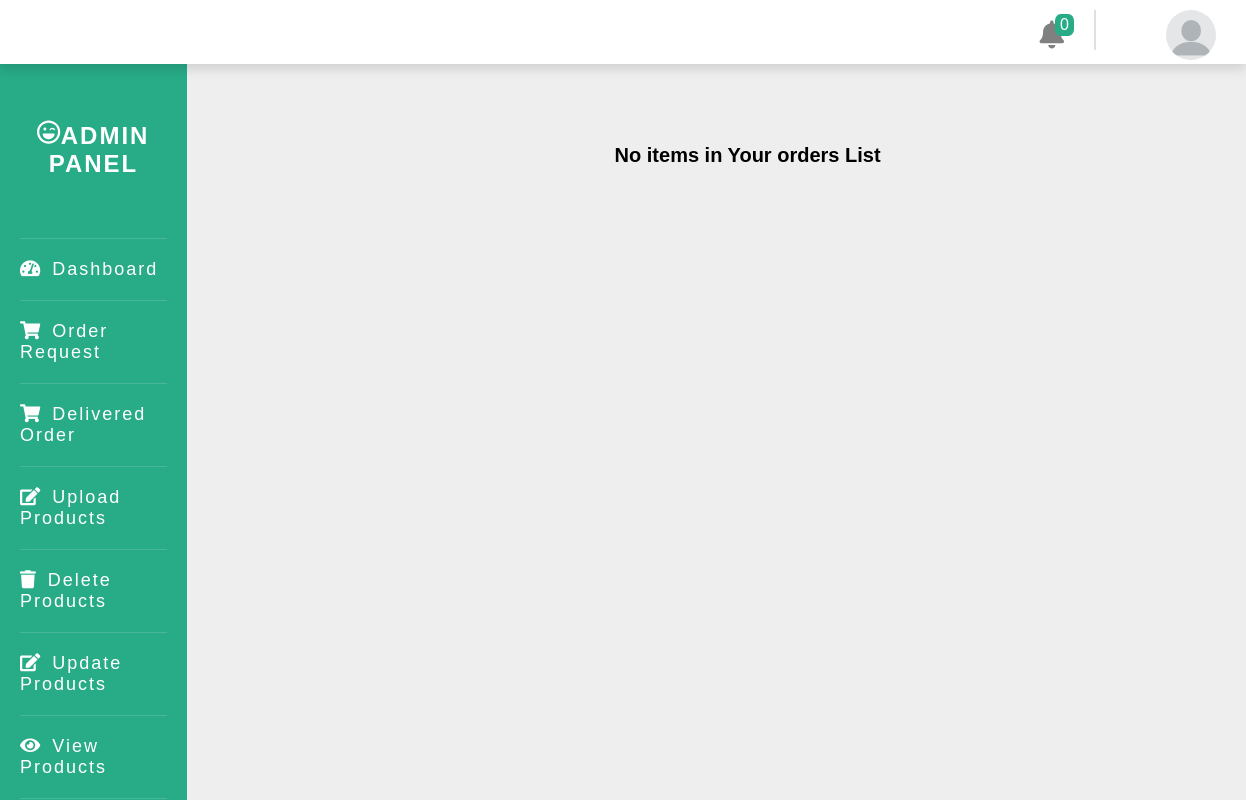
The app's page /admin/dashboard.php?pcorder, older data.
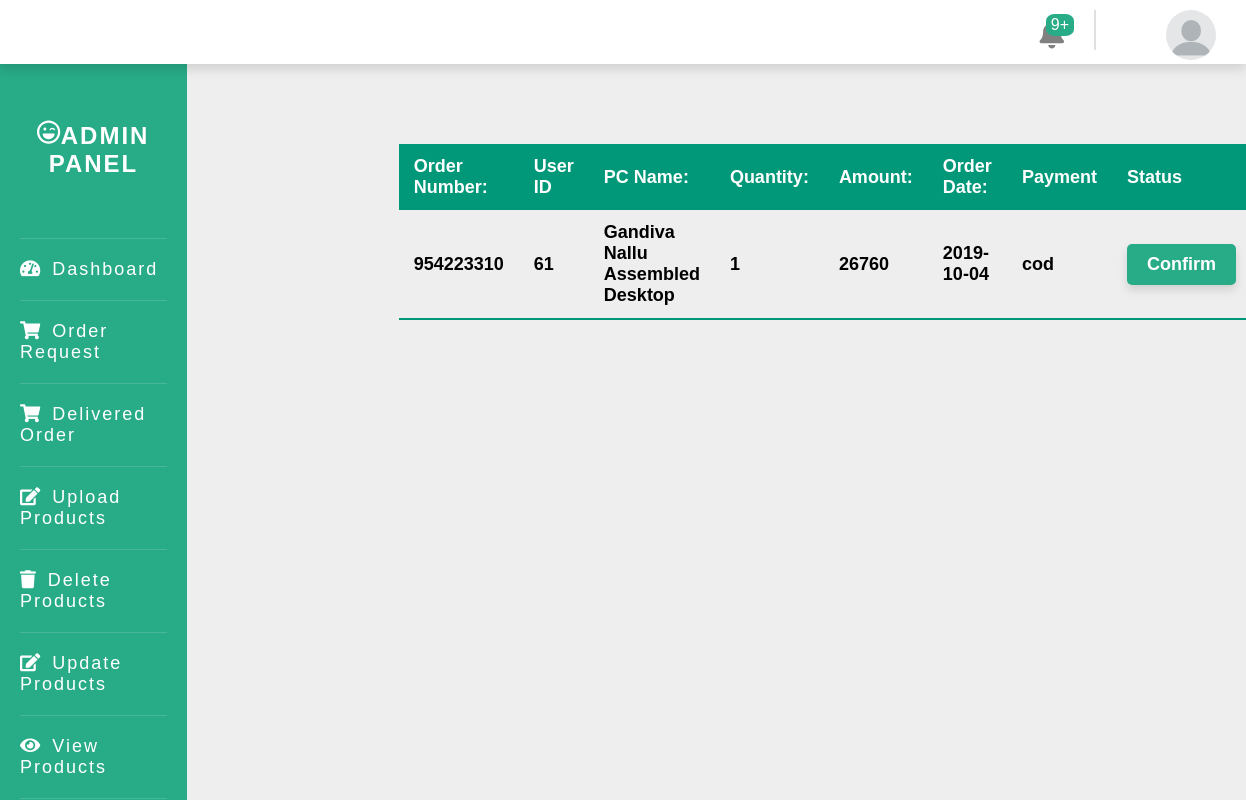
The same page, newer data.
### tables this page shows
CREATE TABLE `orders` (
  `orderID` int(11) NOT NULL,
  `ordernumber` int(255) NOT NULL,
  `userID` int(10) DEFAULT NULL,
  `pcID` int(10) DEFAULT NULL,
  `partID` int(10) DEFAULT NULL,
  `partQty` int(50) NOT NULL,
  `paymentMethod` varchar(255) NOT NULL,
  `subTotal` int(11) NOT NULL,
  `shipping` int(11) NOT NULL,
  `tax` int(11) NOT NULL,
  `totalAmount` int(11) NOT NULL,
  `date` date NOT NULL,
  `sttus` varchar(100) NOT NULL
);

CREATE TABLE `pc_details` (
  `pc_id` int(11) NOT NULL,
  `pc_image` varchar(200) NOT NULL,
  `pcName` varchar(255) NOT NULL,
  `PC_Type` varchar(50) DEFAULT NULL,
  `motherboard` varchar(255) NOT NULL,
  `processor` varchar(255) DEFAULT NULL,
  `pcPrice` int(255) NOT NULL,
  `hardDisk` longtext DEFAULT NULL,
  `monitor` varchar(100) DEFAULT NULL,
  `monitor_display` int(50) DEFAULT NULL,
  `graphics_card_type` longtext DEFAULT NULL,
  `graphics_card` varchar(50) DEFAULT NULL,
  `keyboard_company` longtext DEFAULT NULL,
  `mouse_company` longtext DEFAULT NULL,
  `speakers` longtext DEFAULT NULL,
  `ram_type` longtext DEFAULT NULL,
  `ram_company` longtext DEFAULT NULL,
  `ram_capacity` varchar(50) DEFAULT NULL,
  `pcQty` int(11) NOT NULL
);

### admin/order.php (the view, shortened to what the rows shown need)
<!DOCTYPE html>
<html lang="en">
<head>
</head>
<body>
     <div class=" container">
          <?php
               if(isset($_GET['partorder'])){
                         $checkselect = "SELECT * FROM orders WHERE partID !=0 ";
                         $check = mysqli_query($conn, $checkselect);
                         $countrow = mysqli_num_rows($check);
                         if($countrow == 0){
                              echo "<div class='text-center '><b>No items in Your orders List</b></div>";
                         }
                         else{
                    ?>
                         <table class="content-table">
                              <thead>
                                   <tr>
                                        <th>Order Number:</th>
                                        <th>User ID</th>
                                        <th>Product Name:</th>
                                        <th>Quantity:</th>
                                        <th>Amount:</th>
                                        <th>Order Date:</th>
                                        <th>Payment</th>
                                        <th>Dispatch</th>
                                   </tr>
                              </thead>
                              <tbody class="text-left">
                                   <?php
                                        $order = "SELECT * FROM orders";
                                        $check = mysqli_query($conn, $order);
                                        if($check){
                                             while($orderrow = mysqli_fetch_array(($check))){
                                                  if($orderrow['partID'] != 0){
                                                       $orderNumber = $orderrow['ordernumber'];
                                                       $userID = $orderrow['userID'];
                                                       $partID = $orderrow['partID'];
                                                       $partQty = $orderrow['partQty'];
                                                       $payment = $orderrow['paymentMethod'];
                                                       $totalAmount = $orderrow['totalAmount'];
                                                       $orderDate = $orderrow['date'];
                                                       $status = $orderrow['sttus'];
                                                       $selectpart = "SELECT * FROM pcpart WHERE pcPartID='$partID'";
                                                       $checkselect = mysqli_query($conn, $selectpart);
                                                       while($order = mysqli_fetch_array($checkselect)){
                                                            $partName = $order["partTitle"];
                                                            echo'
                                                                 <tr>
                                                                      <th>'.$orderNumber.'</th>
                                                                      <th>'.$userID.'</th>
                                                                      <th>'.$partName.'</th>
                                                                      <th>'.$partQty.'</th>
                                                                      <th>'.$totalAmount.'</th>
                                                                      <th>'.$orderDate.'</th>
                                                                      <th>'.$payment.'</th>
                                                                      <th>';?>
                                                                           <?php
                                                                                if($status == "Pending"){
                                                                                echo'<div style="background:#28AB87" class="py-sm px-1 b-rad-1 shadow-sm">
                                                                                     <a class="text-deco-none text-white" href="dashboard.php?partorder=dispatched&partID='.$partID.'">Confirm</a>
                                                                                </div>
                                                                                ';}
                                                                                else{
                                                                                ?><?php
                                                                                     echo"Confirmed";
                                                                                }
                                                                                echo'
                                                                      </th>
                                                                 </tr>
                                                            ';
                                                       }
                                                  }
                                             }
                                        }
                                        else{
                                             echo"Sql Connection problem";
                                        }
                                   ?>
                              </tbody>
                         </table>
                    <?php }
                    }elseif(isset($_GET['pcorder'])){
                    $checkselect = "SELECT * FROM orders WHERE pcID !=0 ";
                    $check = mysqli_query($conn, $checkselect);
                    $countrow = mysqli_num_rows($check);
                    if($countrow == 0){
                         echo "<div class='text-center '><b>No items in Your orders List</b></div>";
                    }
                    else{
                    ?>
                         <table class="content-table">
                              <thead>
                                   <tr>
                                        <th>Order Number:</th>
                                        <th>User ID</th>
                                        <th>PC Name:</th>
                                        <th>Quantity:</th>
                                        <th>Amount:</th>
                                        <th>Order Date:</th>
                                        <th>Payment</th>
                                        <th>Status</th>
                                   </tr>
                              </thead>
                              <tbody class="text-left">
                                   <?php
                                        $order = "SELECT * FROM orders";
                                        $check = mysqli_query($conn, $order);
                                        if($check){
                                             while($orderrow = mysqli_fetch_array(($check))){
                                                  if($orderrow['pcID'] != 0){
                                                       $orderNumber = $orderrow['ordernumber'];
                                                       $userID = $orderrow['userID'];
                                                       $pcID = $orderrow['pcID'];
                                                       $partQty = $orderrow['partQty'];
                                                       $payment = $orderrow['paymentMethod'];
                                                       $totalAmount = $orderrow['totalAmount'];
                                                       $orderDate = $orderrow['date'];
                                                       $pcstatus = $orderrow['sttus'];
                                                       $selectpc = "SELECT * FROM pc_details WHERE pc_id='$pcID'";
                                                       $checkselect = mysqli_query($conn, $selectpc);
                                                       while($order = mysqli_fetch_array($checkselect)){
                                                            $pcName = $order["pcName"];
                                                            echo'
                                                                 <tr>
                                                                      <th>'.$orderNumber.'</th>
                                                                      <th>'.$userID.'</th>
                                                                      <th>'.$pcName.'</th>
                                                                      <th>'.$partQty.'</th>
                                                                      <th>'.$totalAmount.'</th>
                                                                      <th>'.$orderDate.'</th>
                                                                      <th>'.$payment.'</th>
                                                                      <th>';?>
                                                                           <?php
                                                                                if($pcstatus == "Pending"){
                                                                                echo'<div style="background:#28AB87" class="py-sm px-1 b-rad-1 shadow-sm">
                                                                                     <a class="text-deco-none text-white" href="dashboard.php?pcorder=dispatched&pcID='.$pcID.'">Confirm</a>
                                                                                </div>
                                                                                ';}
                                                                                else{
                                                                                ?><?php
                                                                                     echo"Confirmed";
                                                                                }
                                                                                echo'
                                                                      </th>
                                                                 </tr>
                                                            ';
                                                       }
                                                  }
                                             }
                                        }
                                        else{
                                             echo"Sql Connection problem";
                                        }
                                   ?>
                              </tbody>
                         </table>
                                   <?php }
               }
          ?>
     </div>
</body>
</html>

Row changes from the older to the newer data that the page shows:
added orders: ordernumber "954223310", userID "61", partQty "1", totalAmount "26760", date "2019-10-04", paymentMethod "cod"
added pc_details: pcName "Gandiva Nallu Assembled Desktop"
Text that changed along with them:
$count: "0" → "9+"
text no longer shown: "No items in Your orders List"
text now shown: "Order Number: User ID PC Name: Quantity: Amount: Order Date: Payment Status"
